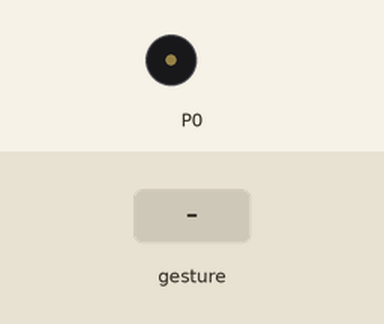
Bench run of a program on a simulated BBC micro:bit (MakeCode). On the bench: buzzer (waves = sounding). The inputs (shaded band) are chosen by the test bench. A tilt is held for 1.5 s and a shake lasts 1 s, then the board lies face up again.

Above: at 1.2 s.
1.3 s: gesture 'shake'
At 2.6 s:
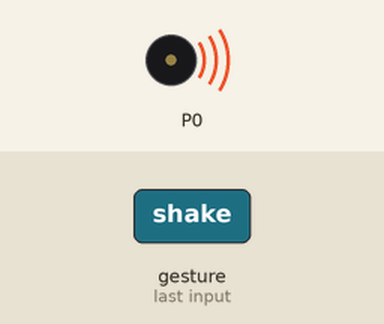
Timing chart, 0 to 7.7 s (numbered marks = the images above; inputs shaded):
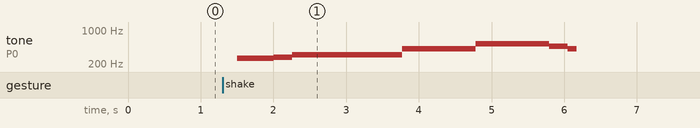

The program:

main.ts
```typescript
input.onGesture(Gesture.Shake, function () {
    music.play(music.tonePlayable(262, music.beat(BeatFraction.Whole)), music.PlaybackMode.UntilDone)
    music.play(music.tonePlayable(277, music.beat(BeatFraction.Half)), music.PlaybackMode.UntilDone)
    music.play(music.tonePlayable(311, music.beat(BeatFraction.Whole)), music.PlaybackMode.UntilDone)
    music.play(music.tonePlayable(311, music.beat(BeatFraction.Whole)), music.PlaybackMode.UntilDone)
    music.play(music.tonePlayable(311, music.beat(BeatFraction.Whole)), music.PlaybackMode.UntilDone)
    music.play(music.tonePlayable(415, music.beat(BeatFraction.Whole)), music.PlaybackMode.UntilDone)
    music.play(music.tonePlayable(415, music.beat(BeatFraction.Whole)), music.PlaybackMode.UntilDone)
    music.play(music.tonePlayable(523, music.beat(BeatFraction.Whole)), music.PlaybackMode.UntilDone)
    music.play(music.tonePlayable(523, music.beat(BeatFraction.Whole)), music.PlaybackMode.UntilDone)
    music.play(music.tonePlayable(466, music.beat(BeatFraction.Half)), music.PlaybackMode.UntilDone)
    music.play(music.tonePlayable(415, music.beat(BeatFraction.Quarter)), music.PlaybackMode.UntilDone)
})
```

test.ts
```typescript
// les tests vont ici ; cela ne sera pas compilé si ce paquet est utilisé en tant qu'extension.
```

Measured:
- after the input at 1.3 s, tone on P0: plays 262 Hz for 0.51 s, 277 Hz for 0.26 s, 311 Hz for 1.5 s, 415 Hz for 1.0 s, 523 Hz for 1.0 s, 466 Hz for 0.26 s … (7 notes in this stretch), starting after 0.20 s
